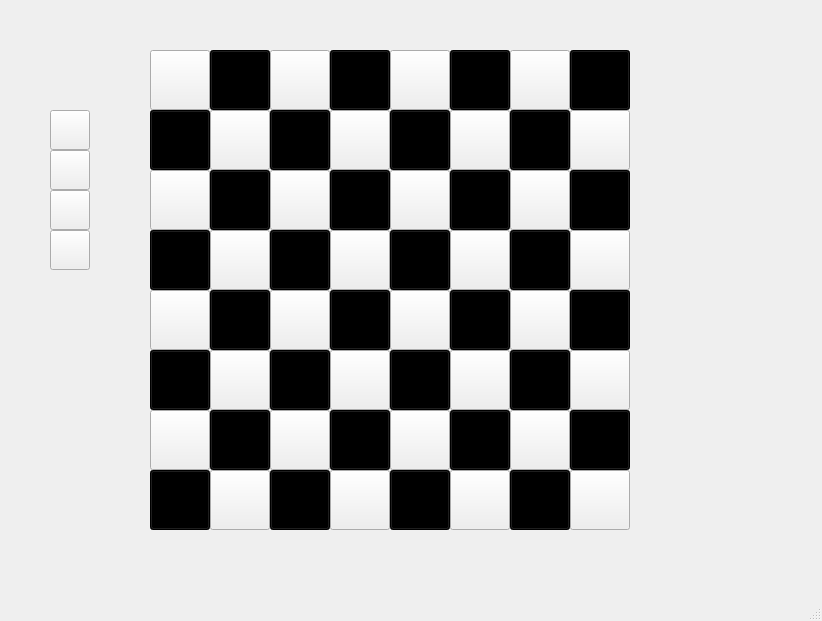
<?xml version="1.0" encoding="UTF-8"?>
<ui version="4.0">
 <class>MainWindow</class>
 <widget class="QMainWindow" name="MainWindow">
  <property name="geometry">
   <rect>
    <x>0</x>
    <y>0</y>
    <width>822</width>
    <height>621</height>
   </rect>
  </property>
  <property name="windowTitle">
   <string>MainWindow</string>
  </property>
  <widget class="QWidget" name="centralwidget">
   <widget class="QWidget" name="test_2" native="true">
    <property name="geometry">
     <rect>
      <x>150</x>
      <y>50</y>
      <width>481</width>
      <height>481</height>
     </rect>
    </property>
    <property name="styleSheet">
     <string/>
    </property>
    <widget class="QPushButton" name="pushButton_1">
     <property name="geometry">
      <rect>
       <x>0</x>
       <y>0</y>
       <width>60</width>
       <height>60</height>
      </rect>
     </property>
     <property name="styleSheet">
      <string notr="true"/>
     </property>
     <property name="text">
      <string/>
     </property>
    </widget>
    <widget class="QPushButton" name="pushButton_2">
     <property name="geometry">
      <rect>
       <x>60</x>
       <y>0</y>
       <width>60</width>
       <height>60</height>
      </rect>
     </property>
     <property name="styleSheet">
      <string notr="true">QPushButton{
	background-color:#000000;
}
QPushButton:pressed{
	background-color:#888888;
}</string>
     </property>
     <property name="text">
      <string/>
     </property>
    </widget>
    <widget class="QPushButton" name="pushButton_6">
     <property name="geometry">
      <rect>
       <x>300</x>
       <y>0</y>
       <width>60</width>
       <height>60</height>
      </rect>
     </property>
     <property name="styleSheet">
      <string notr="true">QPushButton{
	background-color:#000000;
}
QPushButton:pressed{
	background-color:#888888;
}</string>
     </property>
     <property name="text">
      <string/>
     </property>
    </widget>
    <widget class="QPushButton" name="pushButton_5">
     <property name="geometry">
      <rect>
       <x>240</x>
       <y>0</y>
       <width>60</width>
       <height>60</height>
      </rect>
     </property>
     <property name="styleSheet">
      <string notr="true"/>
     </property>
     <property name="text">
      <string/>
     </property>
    </widget>
    <widget class="QPushButton" name="pushButton_4">
     <property name="geometry">
      <rect>
       <x>180</x>
       <y>0</y>
       <width>60</width>
       <height>60</height>
      </rect>
     </property>
     <property name="styleSheet">
      <string notr="true">QPushButton{
	background-color:#000000;
}
QPushButton:pressed{
	background-color:#888888;
}</string>
     </property>
     <property name="text">
      <string/>
     </property>
    </widget>
    <widget class="QPushButton" name="pushButton_3">
     <property name="geometry">
      <rect>
       <x>120</x>
       <y>0</y>
       <width>60</width>
       <height>60</height>
      </rect>
     </property>
     <property name="styleSheet">
      <string notr="true"/>
     </property>
     <property name="text">
      <string/>
     </property>
    </widget>
    <widget class="QPushButton" name="pushButton_8">
     <property name="geometry">
      <rect>
       <x>420</x>
       <y>0</y>
       <width>60</width>
       <height>60</height>
      </rect>
     </property>
     <property name="styleSheet">
      <string notr="true">QPushButton{
	background-color:#000000;
}
QPushButton:pressed{
	background-color:#888888;
}</string>
     </property>
     <property name="text">
      <string/>
     </property>
    </widget>
    <widget class="QPushButton" name="pushButton_7">
     <property name="geometry">
      <rect>
       <x>360</x>
       <y>0</y>
       <width>60</width>
       <height>60</height>
      </rect>
     </property>
     <property name="styleSheet">
      <string notr="true"/>
     </property>
     <property name="text">
      <string/>
     </property>
    </widget>
    <widget class="QPushButton" name="pushButton_10">
     <property name="geometry">
      <rect>
       <x>60</x>
       <y>60</y>
       <width>60</width>
       <height>60</height>
      </rect>
     </property>
     <property name="styleSheet">
      <string notr="true"/>
     </property>
     <property name="text">
      <string/>
     </property>
    </widget>
    <widget class="QPushButton" name="pushButton_9">
     <property name="geometry">
      <rect>
       <x>0</x>
       <y>60</y>
       <width>60</width>
       <height>60</height>
      </rect>
     </property>
     <property name="styleSheet">
      <string notr="true">QPushButton{
	background-color:#000000;
}
QPushButton:pressed{
	background-color:#888888;
}</string>
     </property>
     <property name="text">
      <string/>
     </property>
    </widget>
    <widget class="QPushButton" name="pushButton_11">
     <property name="geometry">
      <rect>
       <x>120</x>
       <y>60</y>
       <width>60</width>
       <height>60</height>
      </rect>
     </property>
     <property name="styleSheet">
      <string notr="true">QPushButton{
	background-color:#000000;
}
QPushButton:pressed{
	background-color:#888888;
}</string>
     </property>
     <property name="text">
      <string/>
     </property>
    </widget>
    <widget class="QPushButton" name="pushButton_16">
     <property name="geometry">
      <rect>
       <x>420</x>
       <y>60</y>
       <width>60</width>
       <height>60</height>
      </rect>
     </property>
     <property name="styleSheet">
      <string notr="true"/>
     </property>
     <property name="text">
      <string/>
     </property>
    </widget>
    <widget class="QPushButton" name="pushButton_14">
     <property name="geometry">
      <rect>
       <x>300</x>
       <y>60</y>
       <width>60</width>
       <height>60</height>
      </rect>
     </property>
     <property name="styleSheet">
      <string notr="true"/>
     </property>
     <property name="text">
      <string/>
     </property>
    </widget>
    <widget class="QPushButton" name="pushButton_15">
     <property name="geometry">
      <rect>
       <x>360</x>
       <y>60</y>
       <width>60</width>
       <height>60</height>
      </rect>
     </property>
     <property name="styleSheet">
      <string notr="true">QPushButton{
	background-color:#000000;
}
QPushButton:pressed{
	background-color:#888888;
}</string>
     </property>
     <property name="text">
      <string/>
     </property>
    </widget>
    <widget class="QPushButton" name="pushButton_13">
     <property name="geometry">
      <rect>
       <x>240</x>
       <y>60</y>
       <width>60</width>
       <height>60</height>
      </rect>
     </property>
     <property name="styleSheet">
      <string notr="true">QPushButton{
	background-color:#000000;
}
QPushButton:pressed{
	background-color:#888888;
}</string>
     </property>
     <property name="text">
      <string/>
     </property>
    </widget>
    <widget class="QPushButton" name="pushButton_12">
     <property name="geometry">
      <rect>
       <x>180</x>
       <y>60</y>
       <width>60</width>
       <height>60</height>
      </rect>
     </property>
     <property name="styleSheet">
      <string notr="true"/>
     </property>
     <property name="text">
      <string/>
     </property>
    </widget>
    <widget class="QPushButton" name="pushButton_23">
     <property name="geometry">
      <rect>
       <x>360</x>
       <y>120</y>
       <width>60</width>
       <height>60</height>
      </rect>
     </property>
     <property name="styleSheet">
      <string notr="true"/>
     </property>
     <property name="text">
      <string/>
     </property>
    </widget>
    <widget class="QPushButton" name="pushButton_21">
     <property name="geometry">
      <rect>
       <x>240</x>
       <y>120</y>
       <width>60</width>
       <height>60</height>
      </rect>
     </property>
     <property name="styleSheet">
      <string notr="true"/>
     </property>
     <property name="text">
      <string/>
     </property>
    </widget>
    <widget class="QPushButton" name="pushButton_19">
     <property name="geometry">
      <rect>
       <x>120</x>
       <y>120</y>
       <width>60</width>
       <height>60</height>
      </rect>
     </property>
     <property name="styleSheet">
      <string notr="true"/>
     </property>
     <property name="text">
      <string/>
     </property>
    </widget>
    <widget class="QPushButton" name="pushButton_20">
     <property name="geometry">
      <rect>
       <x>180</x>
       <y>120</y>
       <width>60</width>
       <height>60</height>
      </rect>
     </property>
     <property name="styleSheet">
      <string notr="true">QPushButton{
	background-color:#000000;
}
QPushButton:pressed{
	background-color:#888888;
}</string>
     </property>
     <property name="text">
      <string/>
     </property>
    </widget>
    <widget class="QPushButton" name="pushButton_22">
     <property name="geometry">
      <rect>
       <x>300</x>
       <y>120</y>
       <width>60</width>
       <height>60</height>
      </rect>
     </property>
     <property name="styleSheet">
      <string notr="true">QPushButton{
	background-color:#000000;
}
QPushButton:pressed{
	background-color:#888888;
}</string>
     </property>
     <property name="text">
      <string/>
     </property>
    </widget>
    <widget class="QPushButton" name="pushButton_17">
     <property name="geometry">
      <rect>
       <x>0</x>
       <y>120</y>
       <width>60</width>
       <height>60</height>
      </rect>
     </property>
     <property name="styleSheet">
      <string notr="true"/>
     </property>
     <property name="text">
      <string/>
     </property>
    </widget>
    <widget class="QPushButton" name="pushButton_24">
     <property name="geometry">
      <rect>
       <x>420</x>
       <y>120</y>
       <width>60</width>
       <height>60</height>
      </rect>
     </property>
     <property name="styleSheet">
      <string notr="true">QPushButton{
	background-color:#000000;
}
QPushButton:pressed{
	background-color:#888888;
}</string>
     </property>
     <property name="text">
      <string/>
     </property>
    </widget>
    <widget class="QPushButton" name="pushButton_18">
     <property name="geometry">
      <rect>
       <x>60</x>
       <y>120</y>
       <width>60</width>
       <height>60</height>
      </rect>
     </property>
     <property name="styleSheet">
      <string notr="true">QPushButton{
	background-color:#000000;
}
QPushButton:pressed{
	background-color:#888888;
}</string>
     </property>
     <property name="text">
      <string/>
     </property>
    </widget>
    <widget class="QPushButton" name="pushButton_31">
     <property name="geometry">
      <rect>
       <x>360</x>
       <y>180</y>
       <width>60</width>
       <height>60</height>
      </rect>
     </property>
     <property name="styleSheet">
      <string notr="true">QPushButton{
	background-color:#000000;
}
QPushButton:pressed{
	background-color:#888888;
}</string>
     </property>
     <property name="text">
      <string/>
     </property>
    </widget>
    <widget class="QPushButton" name="pushButton_29">
     <property name="geometry">
      <rect>
       <x>240</x>
       <y>180</y>
       <width>60</width>
       <height>60</height>
      </rect>
     </property>
     <property name="styleSheet">
      <string notr="true">QPushButton{
	background-color:#000000;
}
QPushButton:pressed{
	background-color:#888888;
}</string>
     </property>
     <property name="text">
      <string/>
     </property>
    </widget>
    <widget class="QPushButton" name="pushButton_27">
     <property name="geometry">
      <rect>
       <x>120</x>
       <y>180</y>
       <width>60</width>
       <height>60</height>
      </rect>
     </property>
     <property name="styleSheet">
      <string notr="true">QPushButton{
	background-color:#000000;
}
QPushButton:pressed{
	background-color:#888888;
}</string>
     </property>
     <property name="text">
      <string/>
     </property>
    </widget>
    <widget class="QPushButton" name="pushButton_28">
     <property name="geometry">
      <rect>
       <x>180</x>
       <y>180</y>
       <width>60</width>
       <height>60</height>
      </rect>
     </property>
     <property name="styleSheet">
      <string notr="true"/>
     </property>
     <property name="text">
      <string/>
     </property>
    </widget>
    <widget class="QPushButton" name="pushButton_30">
     <property name="geometry">
      <rect>
       <x>300</x>
       <y>180</y>
       <width>60</width>
       <height>60</height>
      </rect>
     </property>
     <property name="styleSheet">
      <string notr="true"/>
     </property>
     <property name="text">
      <string/>
     </property>
    </widget>
    <widget class="QPushButton" name="pushButton_25">
     <property name="geometry">
      <rect>
       <x>0</x>
       <y>180</y>
       <width>60</width>
       <height>60</height>
      </rect>
     </property>
     <property name="styleSheet">
      <string notr="true">QPushButton{
	background-color:#000000;
}
QPushButton:pressed{
	background-color:#888888;
}</string>
     </property>
     <property name="text">
      <string/>
     </property>
    </widget>
    <widget class="QPushButton" name="pushButton_32">
     <property name="geometry">
      <rect>
       <x>420</x>
       <y>180</y>
       <width>60</width>
       <height>60</height>
      </rect>
     </property>
     <property name="styleSheet">
      <string notr="true"/>
     </property>
     <property name="text">
      <string/>
     </property>
    </widget>
    <widget class="QPushButton" name="pushButton_26">
     <property name="geometry">
      <rect>
       <x>60</x>
       <y>180</y>
       <width>60</width>
       <height>60</height>
      </rect>
     </property>
     <property name="styleSheet">
      <string notr="true"/>
     </property>
     <property name="text">
      <string/>
     </property>
    </widget>
    <widget class="QPushButton" name="pushButton_39">
     <property name="geometry">
      <rect>
       <x>360</x>
       <y>240</y>
       <width>60</width>
       <height>60</height>
      </rect>
     </property>
     <property name="styleSheet">
      <string notr="true"/>
     </property>
     <property name="text">
      <string/>
     </property>
    </widget>
    <widget class="QPushButton" name="pushButton_37">
     <property name="geometry">
      <rect>
       <x>240</x>
       <y>240</y>
       <width>60</width>
       <height>60</height>
      </rect>
     </property>
     <property name="styleSheet">
      <string notr="true"/>
     </property>
     <property name="text">
      <string/>
     </property>
    </widget>
    <widget class="QPushButton" name="pushButton_35">
     <property name="geometry">
      <rect>
       <x>120</x>
       <y>240</y>
       <width>60</width>
       <height>60</height>
      </rect>
     </property>
     <property name="styleSheet">
      <string notr="true"/>
     </property>
     <property name="text">
      <string/>
     </property>
    </widget>
    <widget class="QPushButton" name="pushButton_36">
     <property name="geometry">
      <rect>
       <x>180</x>
       <y>240</y>
       <width>60</width>
       <height>60</height>
      </rect>
     </property>
     <property name="styleSheet">
      <string notr="true">QPushButton{
	background-color:#000000;
}
QPushButton:pressed{
	background-color:#888888;
}</string>
     </property>
     <property name="text">
      <string/>
     </property>
    </widget>
    <widget class="QPushButton" name="pushButton_38">
     <property name="geometry">
      <rect>
       <x>300</x>
       <y>240</y>
       <width>60</width>
       <height>60</height>
      </rect>
     </property>
     <property name="styleSheet">
      <string notr="true">QPushButton{
	background-color:#000000;
}
QPushButton:pressed{
	background-color:#888888;
}</string>
     </property>
     <property name="text">
      <string/>
     </property>
    </widget>
    <widget class="QPushButton" name="pushButton_33">
     <property name="geometry">
      <rect>
       <x>0</x>
       <y>240</y>
       <width>60</width>
       <height>60</height>
      </rect>
     </property>
     <property name="styleSheet">
      <string notr="true"/>
     </property>
     <property name="text">
      <string/>
     </property>
    </widget>
    <widget class="QPushButton" name="pushButton_40">
     <property name="geometry">
      <rect>
       <x>420</x>
       <y>240</y>
       <width>60</width>
       <height>60</height>
      </rect>
     </property>
     <property name="styleSheet">
      <string notr="true">QPushButton{
	background-color:#000000;
}
QPushButton:pressed{
	background-color:#888888;
}</string>
     </property>
     <property name="text">
      <string/>
     </property>
    </widget>
    <widget class="QPushButton" name="pushButton_34">
     <property name="geometry">
      <rect>
       <x>60</x>
       <y>240</y>
       <width>60</width>
       <height>60</height>
      </rect>
     </property>
     <property name="styleSheet">
      <string notr="true">QPushButton{
	background-color:#000000;
}
QPushButton:pressed{
	background-color:#888888;
}</string>
     </property>
     <property name="text">
      <string/>
     </property>
    </widget>
    <widget class="QPushButton" name="pushButton_47">
     <property name="geometry">
      <rect>
       <x>360</x>
       <y>300</y>
       <width>60</width>
       <height>60</height>
      </rect>
     </property>
     <property name="styleSheet">
      <string notr="true">QPushButton{
	background-color:#000000;
}
QPushButton:pressed{
	background-color:#888888;
}</string>
     </property>
     <property name="text">
      <string/>
     </property>
    </widget>
    <widget class="QPushButton" name="pushButton_45">
     <property name="geometry">
      <rect>
       <x>240</x>
       <y>300</y>
       <width>60</width>
       <height>60</height>
      </rect>
     </property>
     <property name="styleSheet">
      <string notr="true">QPushButton{
	background-color:#000000;
}
QPushButton:pressed{
	background-color:#888888;
}</string>
     </property>
     <property name="text">
      <string/>
     </property>
    </widget>
    <widget class="QPushButton" name="pushButton_43">
     <property name="geometry">
      <rect>
       <x>120</x>
       <y>300</y>
       <width>60</width>
       <height>60</height>
      </rect>
     </property>
     <property name="styleSheet">
      <string notr="true">QPushButton{
	background-color:#000000;
}
QPushButton:pressed{
	background-color:#888888;
}</string>
     </property>
     <property name="text">
      <string/>
     </property>
    </widget>
    <widget class="QPushButton" name="pushButton_44">
     <property name="geometry">
      <rect>
       <x>180</x>
       <y>300</y>
       <width>60</width>
       <height>60</height>
      </rect>
     </property>
     <property name="styleSheet">
      <string notr="true"/>
     </property>
     <property name="text">
      <string/>
     </property>
    </widget>
    <widget class="QPushButton" name="pushButton_46">
     <property name="geometry">
      <rect>
       <x>300</x>
       <y>300</y>
       <width>60</width>
       <height>60</height>
      </rect>
     </property>
     <property name="styleSheet">
      <string notr="true"/>
     </property>
     <property name="text">
      <string/>
     </property>
    </widget>
    <widget class="QPushButton" name="pushButton_41">
     <property name="geometry">
      <rect>
       <x>0</x>
       <y>300</y>
       <width>60</width>
       <height>60</height>
      </rect>
     </property>
     <property name="styleSheet">
      <string notr="true">QPushButton{
	background-color:#000000;
}
QPushButton:pressed{
	background-color:#888888;
}</string>
     </property>
     <property name="text">
      <string/>
     </property>
    </widget>
    <widget class="QPushButton" name="pushButton_48">
     <property name="geometry">
      <rect>
       <x>420</x>
       <y>300</y>
       <width>60</width>
       <height>60</height>
      </rect>
     </property>
     <property name="styleSheet">
      <string notr="true"/>
     </property>
     <property name="text">
      <string/>
     </property>
    </widget>
    <widget class="QPushButton" name="pushButton_42">
     <property name="geometry">
      <rect>
       <x>60</x>
       <y>300</y>
       <width>60</width>
       <height>60</height>
      </rect>
     </property>
     <property name="styleSheet">
      <string notr="true"/>
     </property>
     <property name="text">
      <string/>
     </property>
    </widget>
    <widget class="QPushButton" name="pushButton_50">
     <property name="geometry">
      <rect>
       <x>60</x>
       <y>360</y>
       <width>60</width>
       <height>60</height>
      </rect>
     </property>
     <property name="styleSheet">
      <string notr="true">QPushButton{
	background-color:#000000;
}
QPushButton:pressed{
	background-color:#888888;
}</string>
     </property>
     <property name="text">
      <string/>
     </property>
    </widget>
    <widget class="QPushButton" name="pushButton_51">
     <property name="geometry">
      <rect>
       <x>120</x>
       <y>360</y>
       <width>60</width>
       <height>60</height>
      </rect>
     </property>
     <property name="styleSheet">
      <string notr="true"/>
     </property>
     <property name="text">
      <string/>
     </property>
    </widget>
    <widget class="QPushButton" name="pushButton_56">
     <property name="geometry">
      <rect>
       <x>420</x>
       <y>360</y>
       <width>60</width>
       <height>60</height>
      </rect>
     </property>
     <property name="styleSheet">
      <string notr="true">QPushButton{
	background-color:#000000;
}
QPushButton:pressed{
	background-color:#888888;
}</string>
     </property>
     <property name="text">
      <string/>
     </property>
    </widget>
    <widget class="QPushButton" name="pushButton_52">
     <property name="geometry">
      <rect>
       <x>180</x>
       <y>360</y>
       <width>60</width>
       <height>60</height>
      </rect>
     </property>
     <property name="styleSheet">
      <string notr="true">QPushButton{
	background-color:#000000;
}
QPushButton:pressed{
	background-color:#888888;
}</string>
     </property>
     <property name="text">
      <string/>
     </property>
    </widget>
    <widget class="QPushButton" name="pushButton_53">
     <property name="geometry">
      <rect>
       <x>240</x>
       <y>360</y>
       <width>60</width>
       <height>60</height>
      </rect>
     </property>
     <property name="styleSheet">
      <string notr="true"/>
     </property>
     <property name="text">
      <string/>
     </property>
    </widget>
    <widget class="QPushButton" name="pushButton_49">
     <property name="geometry">
      <rect>
       <x>0</x>
       <y>360</y>
       <width>60</width>
       <height>60</height>
      </rect>
     </property>
     <property name="styleSheet">
      <string notr="true"/>
     </property>
     <property name="text">
      <string/>
     </property>
    </widget>
    <widget class="QPushButton" name="pushButton_55">
     <property name="geometry">
      <rect>
       <x>360</x>
       <y>360</y>
       <width>60</width>
       <height>60</height>
      </rect>
     </property>
     <property name="styleSheet">
      <string notr="true"/>
     </property>
     <property name="text">
      <string/>
     </property>
    </widget>
    <widget class="QPushButton" name="pushButton_54">
     <property name="geometry">
      <rect>
       <x>300</x>
       <y>360</y>
       <width>60</width>
       <height>60</height>
      </rect>
     </property>
     <property name="styleSheet">
      <string notr="true">QPushButton{
	background-color:#000000;
}
QPushButton:pressed{
	background-color:#888888;
}</string>
     </property>
     <property name="text">
      <string/>
     </property>
    </widget>
    <widget class="QPushButton" name="pushButton_63">
     <property name="geometry">
      <rect>
       <x>360</x>
       <y>420</y>
       <width>60</width>
       <height>60</height>
      </rect>
     </property>
     <property name="styleSheet">
      <string notr="true">QPushButton{
	background-color:#000000;
}
QPushButton:pressed{
	background-color:#888888;
}</string>
     </property>
     <property name="text">
      <string/>
     </property>
    </widget>
    <widget class="QPushButton" name="pushButton_61">
     <property name="geometry">
      <rect>
       <x>240</x>
       <y>420</y>
       <width>60</width>
       <height>60</height>
      </rect>
     </property>
     <property name="styleSheet">
      <string notr="true">QPushButton{
	background-color:#000000;
}
QPushButton:pressed{
	background-color:#888888;
}</string>
     </property>
     <property name="text">
      <string/>
     </property>
    </widget>
    <widget class="QPushButton" name="pushButton_59">
     <property name="geometry">
      <rect>
       <x>120</x>
       <y>420</y>
       <width>60</width>
       <height>60</height>
      </rect>
     </property>
     <property name="styleSheet">
      <string notr="true">QPushButton{
	background-color:#000000;
}
QPushButton:pressed{
	background-color:#888888;
}</string>
     </property>
     <property name="text">
      <string/>
     </property>
    </widget>
    <widget class="QPushButton" name="pushButton_60">
     <property name="geometry">
      <rect>
       <x>180</x>
       <y>420</y>
       <width>60</width>
       <height>60</height>
      </rect>
     </property>
     <property name="styleSheet">
      <string notr="true"/>
     </property>
     <property name="text">
      <string/>
     </property>
    </widget>
    <widget class="QPushButton" name="pushButton_62">
     <property name="geometry">
      <rect>
       <x>300</x>
       <y>420</y>
       <width>60</width>
       <height>60</height>
      </rect>
     </property>
     <property name="styleSheet">
      <string notr="true"/>
     </property>
     <property name="text">
      <string/>
     </property>
    </widget>
    <widget class="QPushButton" name="pushButton_57">
     <property name="geometry">
      <rect>
       <x>0</x>
       <y>420</y>
       <width>60</width>
       <height>60</height>
      </rect>
     </property>
     <property name="styleSheet">
      <string notr="true">QPushButton{
	background-color:#000000;
}
QPushButton:pressed{
	background-color:#888888;
}</string>
     </property>
     <property name="text">
      <string/>
     </property>
    </widget>
    <widget class="QPushButton" name="pushButton_64">
     <property name="geometry">
      <rect>
       <x>420</x>
       <y>420</y>
       <width>60</width>
       <height>60</height>
      </rect>
     </property>
     <property name="styleSheet">
      <string notr="true"/>
     </property>
     <property name="text">
      <string/>
     </property>
    </widget>
    <widget class="QPushButton" name="pushButton_58">
     <property name="geometry">
      <rect>
       <x>60</x>
       <y>420</y>
       <width>60</width>
       <height>60</height>
      </rect>
     </property>
     <property name="styleSheet">
      <string notr="true"/>
     </property>
     <property name="text">
      <string/>
     </property>
    </widget>
   </widget>
   <widget class="QPushButton" name="pushButton_66">
    <property name="geometry">
     <rect>
      <x>50</x>
      <y>150</y>
      <width>40</width>
      <height>40</height>
     </rect>
    </property>
    <property name="styleSheet">
     <string notr="true"/>
    </property>
    <property name="text">
     <string/>
    </property>
   </widget>
   <widget class="QPushButton" name="pushButton_67">
    <property name="geometry">
     <rect>
      <x>50</x>
      <y>190</y>
      <width>40</width>
      <height>40</height>
     </rect>
    </property>
    <property name="styleSheet">
     <string notr="true"/>
    </property>
    <property name="text">
     <string/>
    </property>
   </widget>
   <widget class="QPushButton" name="pushButton_68">
    <property name="geometry">
     <rect>
      <x>50</x>
      <y>230</y>
      <width>40</width>
      <height>40</height>
     </rect>
    </property>
    <property name="styleSheet">
     <string notr="true"/>
    </property>
    <property name="text">
     <string/>
    </property>
   </widget>
   <widget class="QPushButton" name="pushButton_65">
    <property name="geometry">
     <rect>
      <x>50</x>
      <y>110</y>
      <width>40</width>
      <height>40</height>
     </rect>
    </property>
    <property name="styleSheet">
     <string notr="true"/>
    </property>
    <property name="text">
     <string/>
    </property>
   </widget>
  </widget>
  <widget class="QMenuBar" name="menubar">
   <property name="geometry">
    <rect>
     <x>0</x>
     <y>0</y>
     <width>822</width>
     <height>22</height>
    </rect>
   </property>
  </widget>
  <widget class="QStatusBar" name="statusbar"/>
 </widget>
 <resources/>
 <connections/>
</ui>
